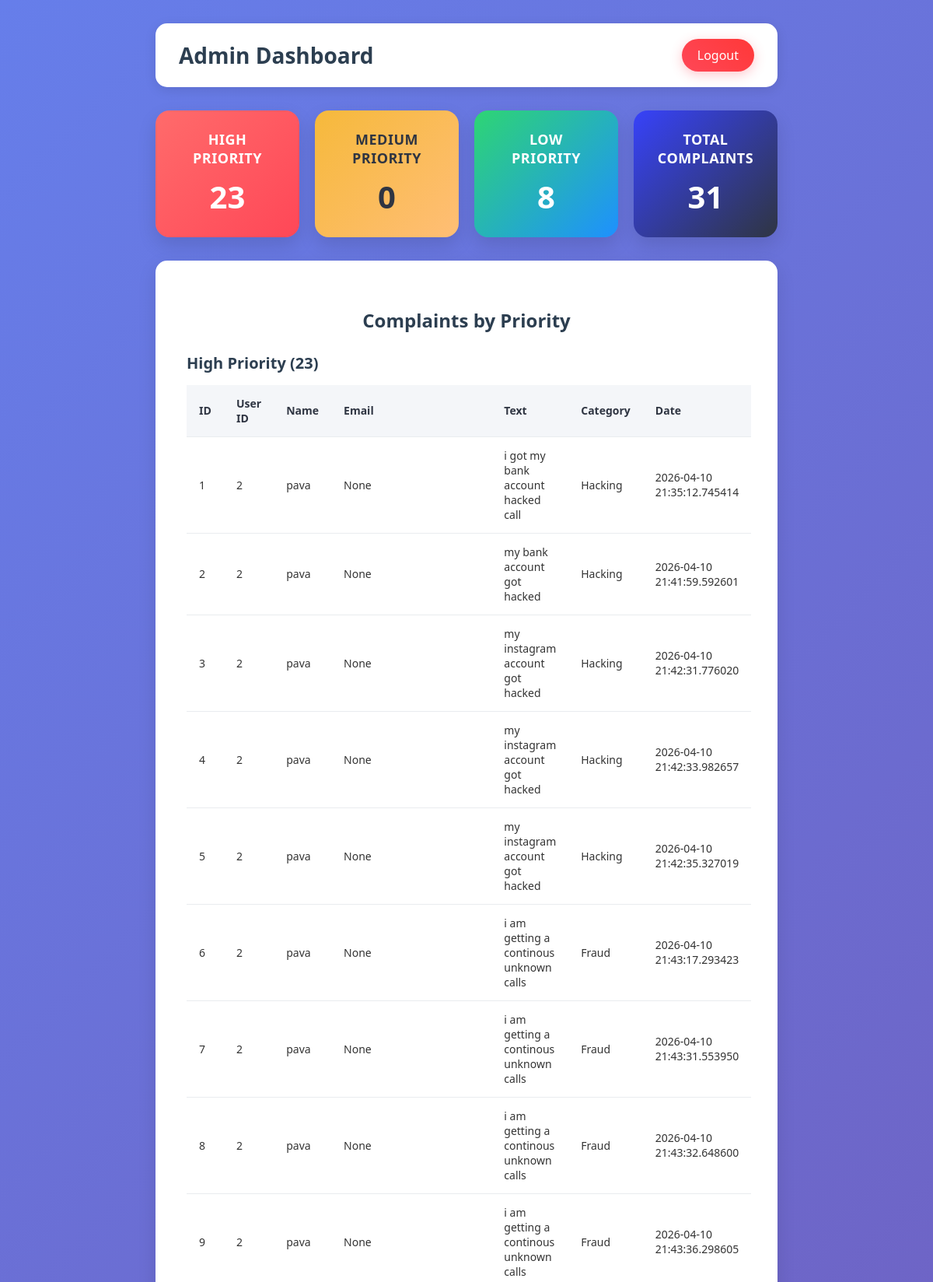
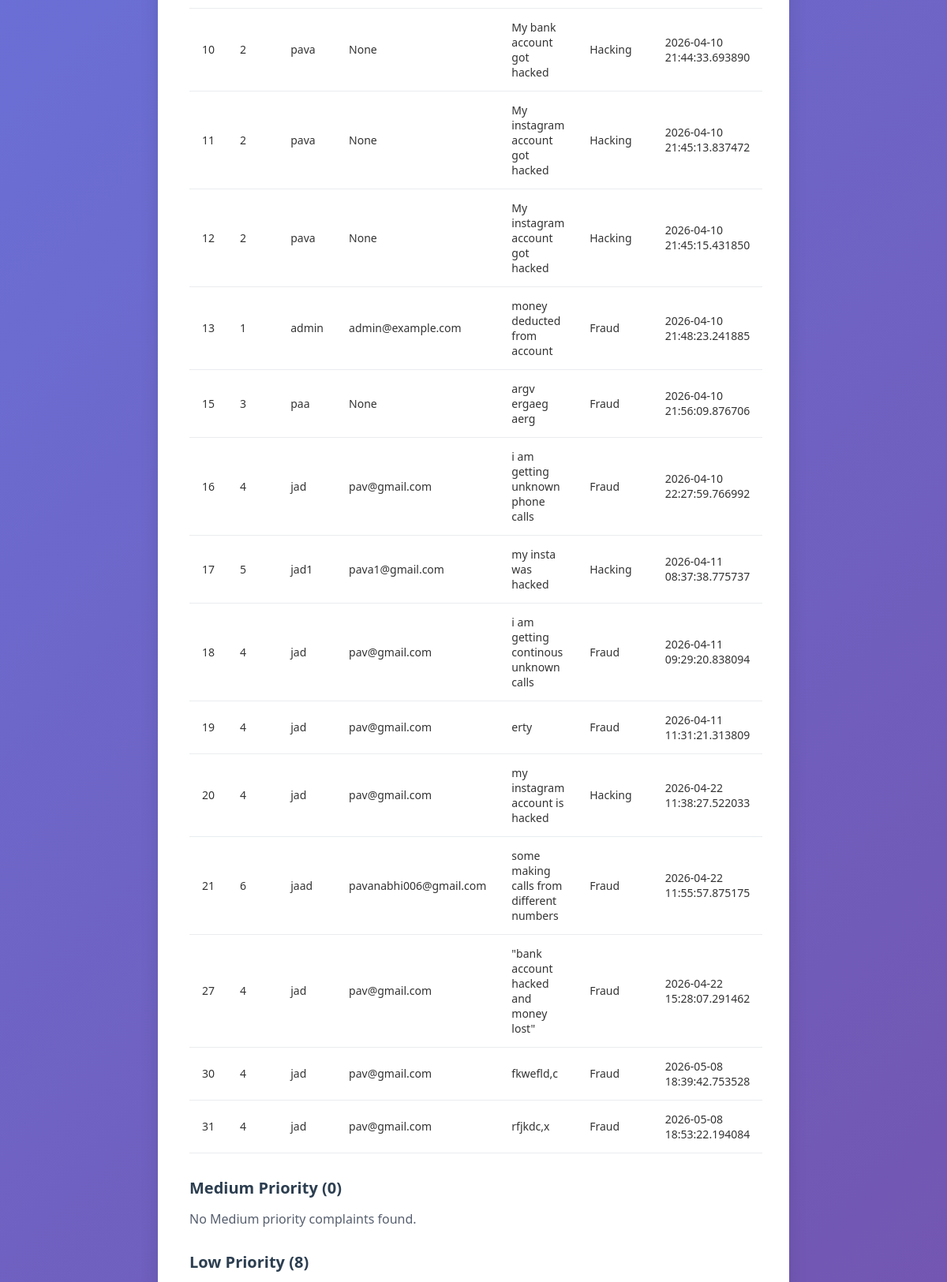
The app's page /dashboard (signed in, upper part) with its own data (2 pictures, top to bottom).
### tables this page shows
CREATE TABLE complaints (
                id INTEGER PRIMARY KEY AUTOINCREMENT,
                user_id INTEGER,
                text TEXT,
                category TEXT,
                priority TEXT,
                date TEXT,
                FOREIGN KEY (user_id) REFERENCES users(id)
            );

CREATE TABLE users (
                id INTEGER PRIMARY KEY AUTOINCREMENT,
                username TEXT UNIQUE,
                password TEXT,
                role TEXT
            , email TEXT, phone TEXT);

### app.py (the view)
@app.route("/dashboard")
def dashboard():
    if "user_id" not in session:
        return redirect("/login")
    if session.get("role") != "admin":
        return "Access Denied"
    conn = sqlite3.connect("database.db")
    rows = conn.execute("""
        SELECT c.id, c.user_id, u.username, u.email, c.text, c.category, c.priority, c.date
        FROM complaints c
        JOIN users u ON c.user_id = u.id
    """).fetchall()
    conn.close()
    priorities = {"High": [], "Medium": [], "Low": []}
    for row in rows:
        priority = row[6] if row[6] else "Low"
        if priority not in priorities:
            priorities[priority] = []
        priorities[priority].append(row)
    counts = {key: len(value) for key, value in priorities.items()}
    counts["Total"] = len(rows)
    return render_template(
        "dashboard.html",
        data=rows,
        priorities=priorities,
        counts=counts
    )

### templates/dashboard.html (shortened to what this page needs)
<!DOCTYPE html>
<html>
<head>
    <link rel="stylesheet" href="/static/style.css">
</head>
<body>
<div class="container">
    <div class="header">
        <h1>Admin Dashboard</h1>
        <a href="/logout" class="logout-btn">Logout</a>
    </div>
    <div class="summary-cards">
        <div class="summary-card high">
            <h3>High Priority</h3>
            <p>{{ counts.High }}</p>
        </div>
        <div class="summary-card medium">
            <h3>Medium Priority</h3>
            <p>{{ counts.Medium }}</p>
        </div>
        <div class="summary-card low">
            <h3>Low Priority</h3>
            <p>{{ counts.Low }}</p>
        </div>
        <div class="summary-card total">
            <h3>Total Complaints</h3>
            <p>{{ counts.Total }}</p>
        </div>
    </div>
    <div class="card">
        <h2>Complaints by Priority</h2>
        {% for priority, rows in priorities.items() %}
            <div class="priority-group">
                <h3>{{ priority }} Priority ({{ rows | length }})</h3>
                {% if rows %}
                    <table>
                        <tr>
                            <th>ID</th>
                            <th>User ID</th>
                            <th>Name</th>
                            <th>Email</th>
                            <th>Text</th>
                            <th>Category</th>
                            <th>Date</th>
                        </tr>
                        {% for row in rows %}
                        <tr>
                            <td>{{ row[0] }}</td>
                            <td>{{ row[1] }}</td>
                            <td>{{ row[2] }}</td>
                            <td>{{ row[3] }}</td>
                            <td>{{ row[4] }}</td>
                            <td>{{ row[5] }}</td>
                            <td>{{ row[7] }}</td>
                        </tr>
                        {% endfor %}
                    </table>
                {% else %}
                    <p>No {{ priority }} priority complaints found.</p>
                {% endif %}
            </div>
        {% endfor %}
    </div>
</div>
</body>
</html>

### static/style.css (style rules this page uses)
body { font-family: 'Segoe UI', sans-serif; background: linear-gradient(135deg, #667eea 0%, #764ba2 100%); margin: 0; min-height: 100vh; color: #333; }
.container { width: 100%; max-width: 800px; margin: 30px auto; padding: 0 20px; }
.header { display: flex; justify-content: space-between; align-items: center; background: white; padding: 20px 30px; border-radius: 15px; box-shadow: 0 4px 15px rgba(0,0,0,0.1); margin-bottom: 30px; }
.header h1 { color: #2c3e50; margin: 0; font-size: 28px; font-weight: 600; }
.logout-btn { text-decoration: none; background: linear-gradient(45deg, #ff4757, #ff3838); color: white; padding: 10px 20px; border-radius: 25px; font-weight: 500; transition: all 0.3s ease; box-shadow: 0 4px 15px rgba(255, 71, 87, 0.3); }
.card { background: white; padding: 40px; border-radius: 15px; box-shadow: 0 8px 25px rgba(0,0,0,0.1); margin-bottom: 30px; }
.card h2 { color: #2c3e50; margin-bottom: 25px; font-size: 24px; font-weight: 600; text-align: center; }
.summary-cards { display: grid; grid-template-columns: repeat(4, minmax(160px, 1fr)); gap: 20px; margin-bottom: 30px; }
.summary-card { padding: 25px; border-radius: 18px; color: white; box-shadow: 0 10px 25px rgba(0,0,0,0.12); text-align: center; }
.summary-card h3 { margin: 0 0 10px; font-size: 18px; letter-spacing: 0.5px; text-transform: uppercase; font-weight: 700; }
.summary-card p { margin: 0; font-size: 40px; font-weight: 800; }
.summary-card.high { background: linear-gradient(135deg, #ff6b6b 0%, #ff4757 100%); }
.summary-card.medium { background: linear-gradient(135deg, #f6b93b 0%, #ffbe76 100%); color: #2f3542; }
.summary-card.low { background: linear-gradient(135deg, #2ed573 0%, #1e90ff 100%); }
.summary-card.total { background: linear-gradient(135deg, #3742fa 0%, #2f3542 100%); }
.priority-group { margin-bottom: 30px; }
.priority-group h3 { margin-bottom: 15px; font-size: 20px; color: #2c3e50; }
.priority-group p { margin: 0 0 10px; color: #57606f; }
table { width: 100%; border-collapse: collapse; margin-top: 10px; }
table th, table td { padding: 14px 16px; border-bottom: 1px solid #e9ecef; text-align: left; font-size: 14px; }
table th { background: #f4f6f9; color: #2f3542; font-weight: 700; }

### records on screen
complaints: id "1", user "2", username "pava", row "None", text "i got my bank account hacked call", category "Hacking", date "2026-04-10 21:35:12.745414"
complaints: id "2", user "2", username "pava", row "None", text "my bank account got hacked", category "Hacking", date "2026-04-10 21:41:59.592601"
complaints: id "3", user "2", username "pava", row "None", text "my instagram account got hacked", category "Hacking", date "2026-04-10 21:42:31.776020"
complaints: id "4", user "2", username "pava", row "None", text "my instagram account got hacked", category "Hacking", date "2026-04-10 21:42:33.982657"
complaints: id "5", user "2", username "pava", row "None", text "my instagram account got hacked", category "Hacking", date "2026-04-10 21:42:35.327019"
complaints: id "6", user "2", username "pava", row "None", text "i am getting a continous unknown calls", category "Fraud", date "2026-04-10 21:43:17.293423"
complaints: id "7", user "2", username "pava", row "None", text "i am getting a continous unknown calls", category "Fraud", date "2026-04-10 21:43:31.553950"
complaints: id "8", user "2", username "pava", row "None", text "i am getting a continous unknown calls", category "Fraud", date "2026-04-10 21:43:32.648600"
complaints: id "9", user "2", username "pava", row "None", text "i am getting a continous unknown calls", category "Fraud", date "2026-04-10 21:43:36.298605"
complaints: id "10", user "2", username "pava", row "None", text "My bank account got hacked", category "Hacking", date "2026-04-10 21:44:33.693890"
complaints: id "11", user "2", username "pava", row "None", text "My instagram account got hacked", category "Hacking", date "2026-04-10 21:45:13.837472"
complaints: id "12", user "2", username "pava", row "None", text "My instagram account got hacked", category "Hacking", date "2026-04-10 21:45:15.431850"
complaints: id "13", user "1", username "admin", email "admin@example.com", text "money deducted from account", category "Fraud", date "2026-04-10 21:48:23.241885"
complaints: id "15", user "3", username "paa", row "None", text "argv ergaeg aerg", category "Fraud", date "2026-04-10 21:56:09.876706"
complaints: id "16", user "4", username "jad", email "pav@gmail.com", text "i am getting unknown phone calls", category "Fraud", date "2026-04-10 22:27:59.766992"
complaints: id "17", user "5", username "jad1", email "pava1@gmail.com", text "my insta was hacked", category "Hacking", date "2026-04-11 08:37:38.775737"
complaints: id "18", user "4", username "jad", email "pav@gmail.com", text "i am getting continous unknown calls", category "Fraud", date "2026-04-11 09:29:20.838094"
complaints: id "19", user "4", username "jad", email "pav@gmail.com", text "erty", category "Fraud", date "2026-04-11 11:31:21.313809"
complaints: id "20", user "4", username "jad", email "pav@gmail.com", text "my instagram account is hacked", category "Hacking", date "2026-04-22 11:38:27.522033"
complaints: id "21", user "6", username "jaad", email "pavanabhi006@gmail.com", text "some making calls from different numbers", category "Fraud", date "2026-04-22 11:55:57.875175"
complaints: id "27", user "4", username "jad", email "pav@gmail.com", text "\"bank account hacked and money lost\"", category "Fraud", date "2026-04-22 15:28:07.291462"
complaints: id "30", user "4", username "jad", email "pav@gmail.com", text "fkwefld,c", category "Fraud", date "2026-05-08 18:39:42.753528"
complaints: id "31", user "4", username "jad", email "pav@gmail.com", text "rfjkdc,x", category "Fraud", date "2026-05-08 18:53:22.194084"

### other values on screen
{{ counts.High }} "23"
{{ counts.Medium }} "0"
{{ counts.Low }} "8"
{{ counts.Total }} "31"
{{ priority }} "High" "Medium" "Low"
{{ rows | length }} "23" "0" "8"
{{ priority }} "Medium"
